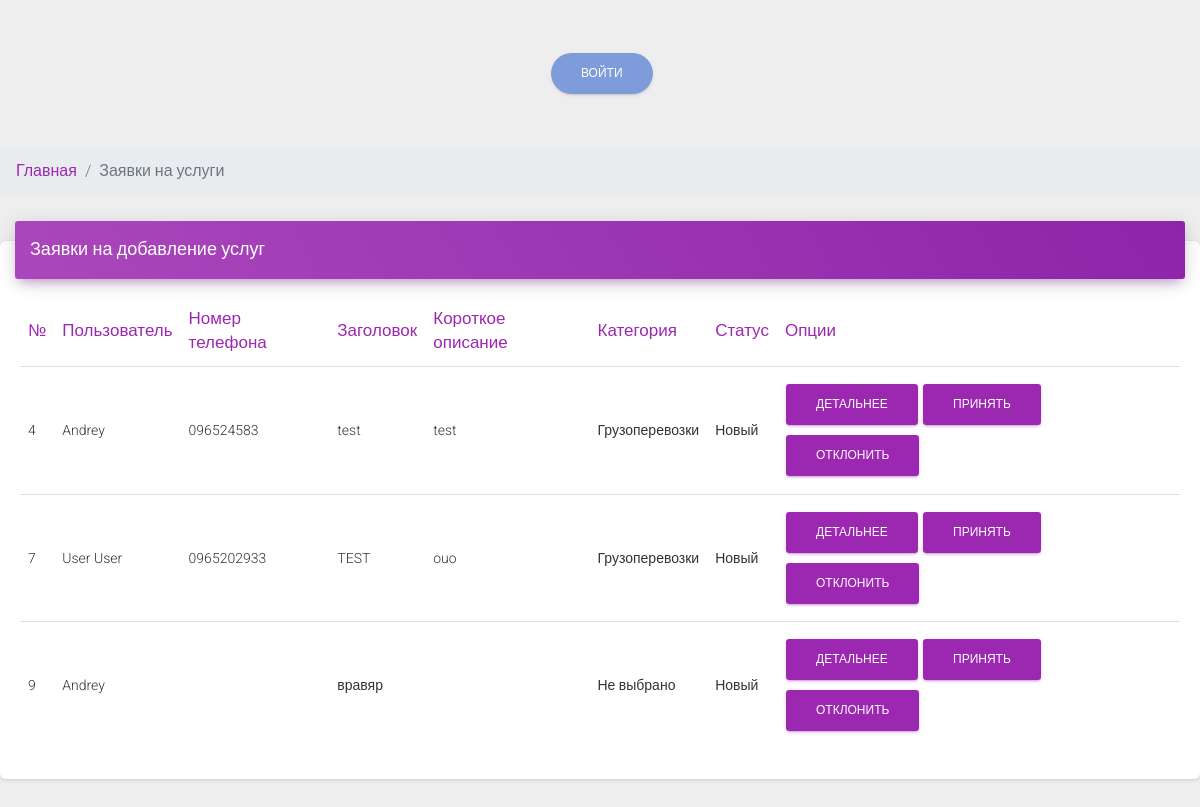
Screenshot of /admin/request_serv.php with the database file from the repository.
### tables this page shows
CREATE TABLE `request_serv` (
  `id` int(11) NOT NULL,
  `user_id` int(11) NOT NULL,
  `cat_id` int(11) NOT NULL,
  `title` varchar(255) NOT NULL,
  `description` text NOT NULL,
  `content` text NOT NULL,
  `phone` varchar(255) NOT NULL,
  `town` varchar(255) NOT NULL,
  `street` varchar(255) NOT NULL,
  `house` varchar(255) NOT NULL,
  `flat` varchar(255) NOT NULL,
  `image` varchar(255) NOT NULL DEFAULT 'unnamed.jpg',
  `status` varchar(255) NOT NULL DEFAULT 'Новый'
);

CREATE TABLE `users_b` (
  `id` int(11) NOT NULL,
  `login` varchar(50) NOT NULL,
  `password` varchar(100) NOT NULL,
  `email` varchar(255) NOT NULL,
  `name` varchar(255) NOT NULL,
  `phone` varchar(255) NOT NULL,
  `confirm_mail` varchar(255) NOT NULL,
  `verifided` int(11) NOT NULL DEFAULT 0,
  `info` text NOT NULL,
  `status` varchar(10) NOT NULL DEFAULT 'Добавлено'
);

CREATE TABLE `serv_category` (
  `serv_cat_id` int(11) NOT NULL,
  `serv_cat_name` varchar(255) NOT NULL,
  `status` varchar(10) NOT NULL DEFAULT 'Добавлено'
);

### admin/request_serv.php (the view, shortened to what this page needs)
<?php
include $_SERVER["DOCUMENT_ROOT"] . "/configs/db.php";
include $_SERVER["DOCUMENT_ROOT"] . "/admin/parts/header.php";
?>
<nav aria-label="breadcrumb">
	<ol class="breadcrumb">
		<li class="breadcrumb-item"><a href="/admin">Главная</a></li>
		<li class="breadcrumb-item active" aria-current="page">Заявки на услуги</li>
	</ol>
</nav>
<div class="row">
	<div class="col-md-12">
		<div class="card">
			<div class="card-header card-header-primary">
				<h4 class="card-title ">
					Заявки на добавление услуг
				</h4>
			</div>
			<div class="card-body">
				<div class="table-responsive">
					<table class="table">
						<thead class=" text-primary">
							<th>№</th>
							<th>Пользователь</th>
							<th>Номер телефона</th>
							<th>Заголовок</th>
							<th>Короткое описание</th>
							<th>Категория</th>
							<th>Статус</th>
							<th>Опции</th>
						</thead>
						<tbody>
							<?php
							$sql = "SELECT * FROM request_serv WHERE `status` = 'Новый'";
							$result = $conn->query($sql);
							while ($row = mysqli_fetch_assoc($result)) {
							?>
								<tr>
									<td><?php echo $row["id"] ?></td>
									<td><?php
										$sql1 = "SELECT * FROM `users_b` WHERE `id`=" . $row['user_id'];
										$result1 = $conn->query($sql1);
										$user = mysqli_fetch_assoc($result1);
										echo $user['name'];
									?></td>
									<td><?php echo $row["phone"] ?></td>
									<td><?php echo $row["title"] ?></td>
									<td><?php echo $row["description"] ?></td>
									<td><?php
										$sql1 = "SELECT * FROM serv_category WHERE `serv_cat_id` =" . $row["cat_id"];
										$result1 = $conn->query($sql1);
										$category = mysqli_fetch_assoc($result1);
										echo $category["serv_cat_name"]; ?>
									</td>
									<td><?php echo $row["status"] ?></td>
									<td>
										<a href="modules/request_serv/detail.php?id=<?php echo $row["id"] ?>" class="btn btn-primary">Детальнее</a>
										<a href="modules/request_serv/accept.php?id=<?php echo $row["id"] ?>" class="btn btn-primary">Принять</a>
										<a href="modules/request_serv/reject.php?id=<?php echo $row["id"] ?>" class="btn btn-primary">Отклонить</a>
									</td>
								</tr>
							<?php
							}
							?>
						</tbody>
					</table>
				</div>
			</div>
		</div>
	</div>
</div>
<?php
include $_SERVER["DOCUMENT_ROOT"] . "/admin/parts/footer.php";
?>

### rows the page displays
request_serv: id "4", users_b.name "Andrey", phone "096524583", title "test", description "test", serv_category.serv_cat_name "Грузоперевозки", status "Новый"
request_serv: id "7", users_b.name "User User", phone "0965202933", title "TEST", description "ouo", serv_category.serv_cat_name "Грузоперевозки", status "Новый"
request_serv: id "9", users_b.name "Andrey", title "вравяр", serv_category.serv_cat_name "Не выбрано", status "Новый"
